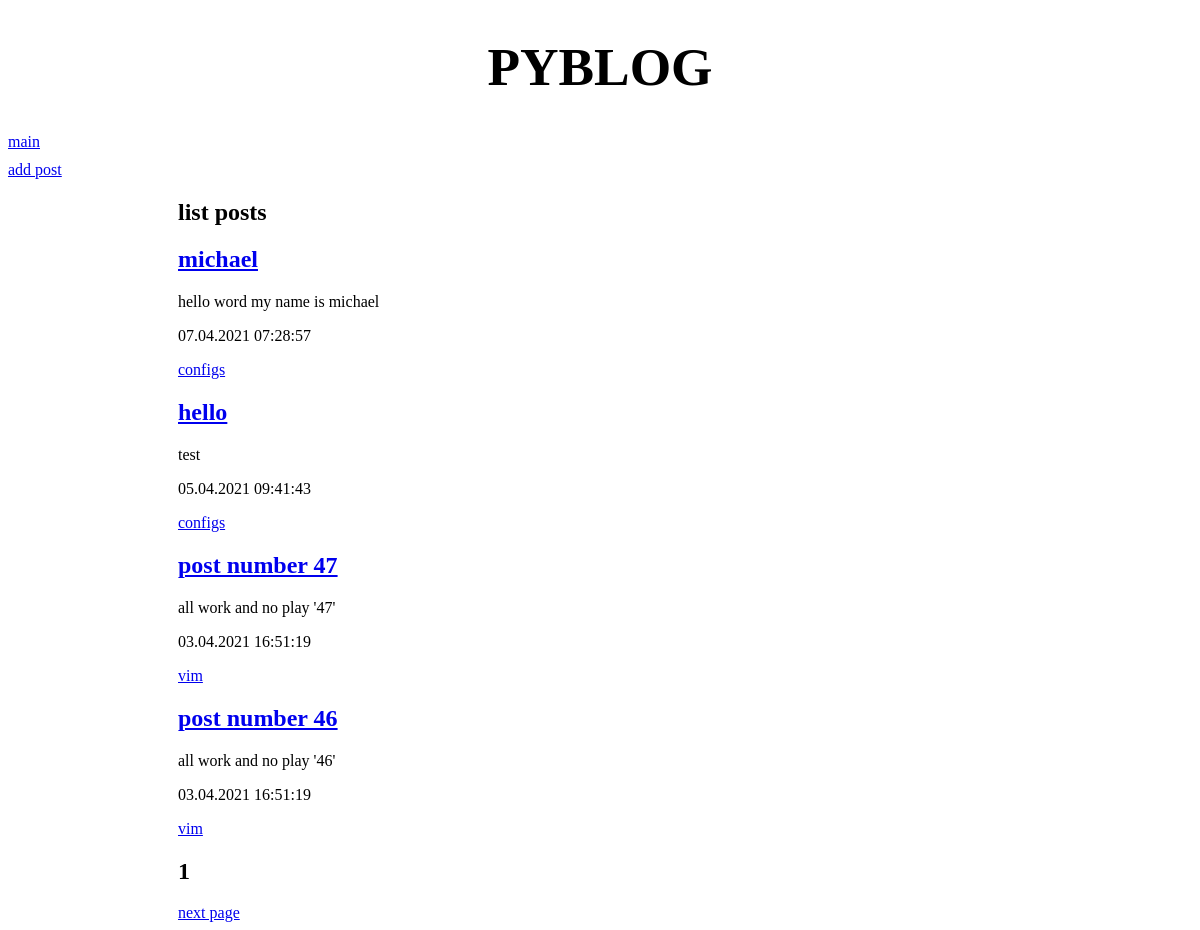
/, run on an earlier commit of the app's database.
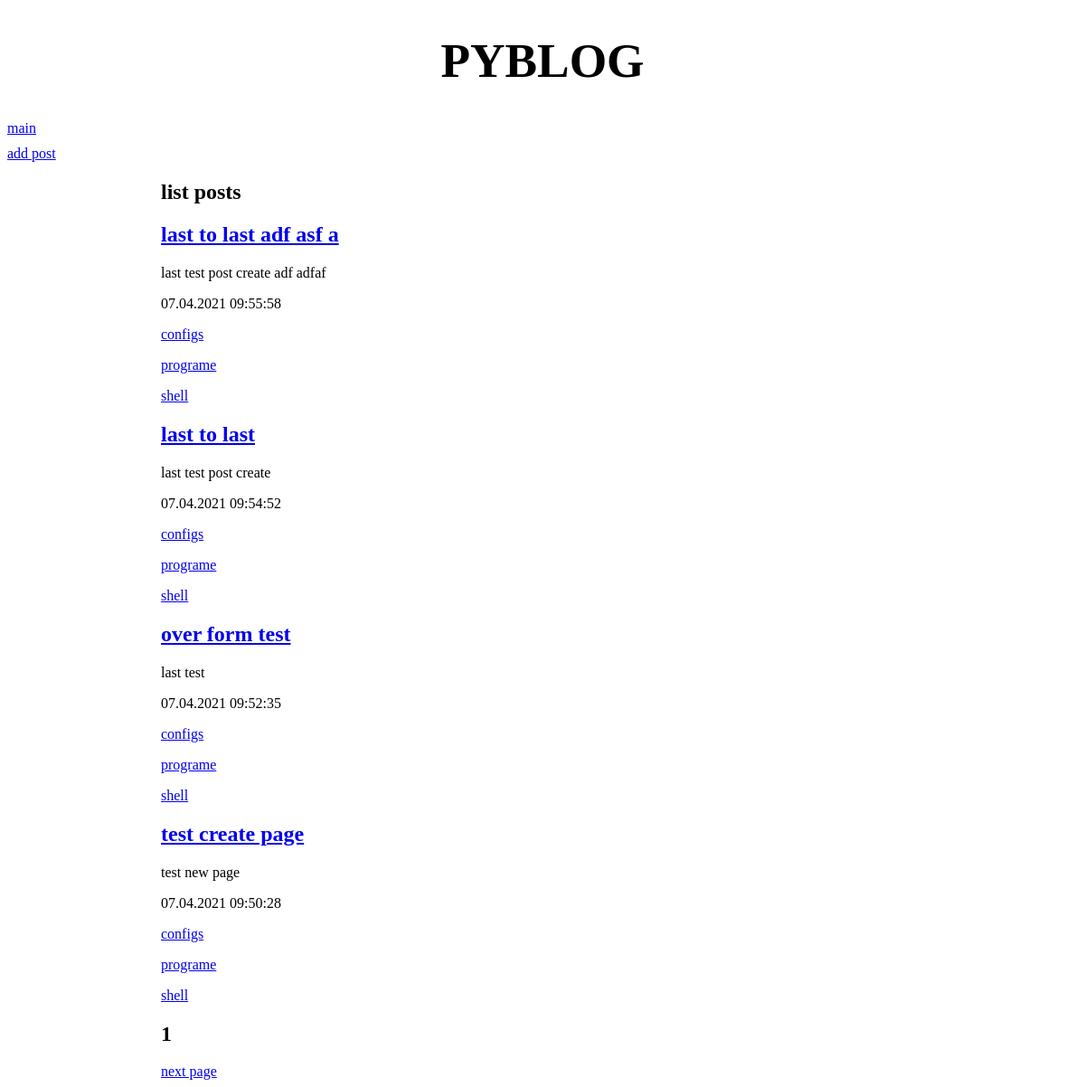
And on a later commit of the database.
### blog/models.py (models this page shows, shortened)
class Post(models.Model):
    title = models.CharField(max_length = 50,verbose_name='sobject',blank=True)
    content = models.TextField(blank=True,null=True,verbose_name='text')
    published = models.DateTimeField(auto_now_add=True,db_index=True,verbose_name='date')
    tegs = models.ManyToManyField('Teg')
    class Meta:
        unique_together = ('title','content')   #unique title + contetn
        default_related_name = 'posts'          #include post_set
        verbose_name_plural = 'Posts'
        verbose_name = 'Post'
        ordering = ['-published']

class Teg(models.Model):
    name = models.CharField(max_length= 40,unique=True,
                            verbose_name = 'teg_name')
    class Meta:
        verbose_name_plural = 'tegs'
        verbose_name = 'teg'
        ordering = ['name']

### blog/views.py (the view)
# urls.py: path('',AllPostView.as_view(),name='main'),
class AllPostView(ListView):
    paginate_by = 4
    context_object_name = 'posts'
    model = Post    #all posts in object_list attr , template post_list.html

### blog/templates/blog/post_list.html (shortened to what this page needs)
{% extends "layout/basic.html" %}
{% block content %}
	<h2> list posts </h2>
	{% for post in posts %}
	<div>
				<h2><a href="{% url "postdetail" pk=post.pk %}">{{ post.title }}</a></h2>
				<p>{{ post.content }}</p>
				<p>{{ post.published|date:"d.m.Y H:i:s" }}</p>
				{% for teg in post.tegs.all %}
					<p><a href="{% url 'by_teg' teg.name %}">{{ teg.name }}</a></p>
				{% endfor %}
	</div>
	{% endfor %}
	<h2>{{ page_obj.number }} </h2>
	{% if page_obj.has_next %}
	<a href="?page={{ page_obj.next_page_number }}"> next page </a>
	{% endif %}
{% endblock %}

What changed in the data, as far as the page shows it:
no longer on this page (row unchanged): Post: title "michael", content "hello word my name is michael", published "07.04.2021 07:28:57", Teg (name "configs")
no longer on this page (row unchanged): Post: title "hello", content "test", published "05.04.2021 09:41:43", Teg (name "configs")
no longer on this page (row unchanged): Post: title "post number 47", content "all work and no play '47'", published "03.04.2021 16:51:19"
no longer on this page (row unchanged): Teg: name "vim"
no longer on this page (row unchanged): Post: title "post number 46", content "all work and no play '46'", published "03.04.2021 16:51:19"
added Post: title "last to last adf asf a", content "last test post create adf adfaf", published "07.04.2021 09:55:58", Teg (name "configs")
now on this page (row unchanged): Teg: name "programe"
now on this page (row unchanged): Teg: name "shell"
added Post: title "last to last", content "last test post create", published "07.04.2021 09:54:52", Teg (name "configs")
added Post: title "over form test", content "last test", published "07.04.2021 09:52:35", Teg (name "configs")
added Post: title "test create page", content "test new page", published "07.04.2021 09:50:28", Teg (name "configs")
